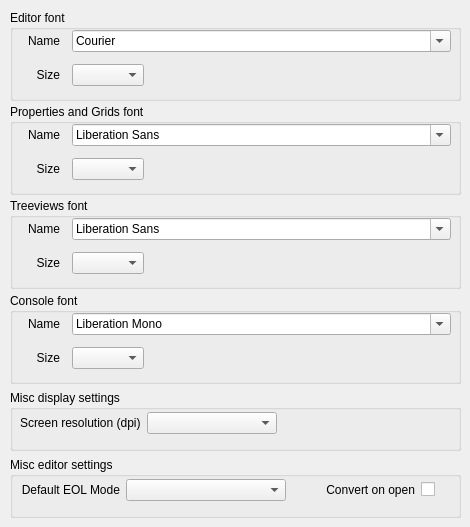
   <widget class="QWidget" name="tab_5">
    <attribute name="title">
     <string>Appearance</string>
    </attribute>
    <widget class="QGroupBox" name="groupBox_5">
     <property name="geometry">
      <rect>
       <x>10</x>
       <y>10</y>
       <width>451</width>
       <height>91</height>
      </rect>
     </property>
     <property name="title">
      <string>Editor font</string>
     </property>
     <widget class="QWidget" name="formLayoutWidget">
      <property name="geometry">
       <rect>
        <x>10</x>
        <y>20</y>
        <width>431</width>
        <height>64</height>
       </rect>
      </property>
      <layout class="QFormLayout" name="formLayout">
       <property name="horizontalSpacing">
        <number>12</number>
       </property>
       <property name="verticalSpacing">
        <number>12</number>
       </property>
       <item row="0" column="0">
        <widget class="QLabel" name="label_3">
         <property name="sizePolicy">
          <sizepolicy hsizetype="Fixed" vsizetype="Preferred">
           <horstretch>0</horstretch>
           <verstretch>0</verstretch>
          </sizepolicy>
         </property>
         <property name="minimumSize">
          <size>
           <width>40</width>
           <height>0</height>
          </size>
         </property>
         <property name="text">
          <string>Name</string>
         </property>
         <property name="alignment">
          <set>Qt::AlignRight|Qt::AlignTrailing|Qt::AlignVCenter</set>
         </property>
        </widget>
       </item>
       <item row="0" column="1">
        <layout class="QHBoxLayout" name="horizontalLayout">
         <item>
          <widget class="QFontComboBox" name="cbEditorFontName">
           <property name="fontFilters">
            <set>QFontComboBox::MonospacedFonts</set>
           </property>
          </widget>
         </item>
        </layout>
       </item>
       <item row="1" column="0">
        <widget class="QLabel" name="label_4">
         <property name="sizePolicy">
          <sizepolicy hsizetype="Minimum" vsizetype="Preferred">
           <horstretch>0</horstretch>
           <verstretch>0</verstretch>
          </sizepolicy>
         </property>
         <property name="minimumSize">
          <size>
           <width>40</width>
           <height>0</height>
          </size>
         </property>
         <property name="text">
          <string>Size</string>
         </property>
         <property name="alignment">
          <set>Qt::AlignRight|Qt::AlignTrailing|Qt::AlignVCenter</set>
         </property>
        </widget>
       </item>
       <item row="1" column="1">
        <widget class="QComboBox" name="cbEditorFontSize">
         <property name="sizePolicy">
          <sizepolicy hsizetype="Fixed" vsizetype="Fixed">
           <horstretch>0</horstretch>
           <verstretch>0</verstretch>
          </sizepolicy>
         </property>
         <property name="minimumSize">
          <size>
           <width>50</width>
           <height>0</height>
          </size>
         </property>
        </widget>
       </item>
      </layout>
     </widget>
    </widget>
    <widget class="QGroupBox" name="groupBox_6">
     <property name="geometry">
      <rect>
       <x>10</x>
       <y>104</y>
       <width>451</width>
       <height>91</height>
      </rect>
     </property>
     <property name="title">
      <string>Properties and Grids font</string>
     </property>
     <widget class="QWidget" name="formLayoutWidget_2">
      <property name="geometry">
       <rect>
        <x>10</x>
        <y>20</y>
        <width>431</width>
        <height>64</height>
       </rect>
      </property>
      <layout class="QFormLayout" name="formLayout_2">
       <property name="horizontalSpacing">
        <number>12</number>
       </property>
       <property name="verticalSpacing">
        <number>12</number>
       </property>
       <item row="0" column="0">
        <widget class="QLabel" name="label_5">
         <property name="sizePolicy">
          <sizepolicy hsizetype="Fixed" vsizetype="Preferred">
           <horstretch>0</horstretch>
           <verstretch>0</verstretch>
          </sizepolicy>
         </property>
         <property name="minimumSize">
          <size>
           <width>40</width>
           <height>0</height>
          </size>
         </property>
         <property name="text">
          <string>Name</string>
         </property>
         <property name="alignment">
          <set>Qt::AlignRight|Qt::AlignTrailing|Qt::AlignVCenter</set>
         </property>
        </widget>
       </item>
       <item row="0" column="1">
        <layout class="QHBoxLayout" name="horizontalLayout_2">
         <item>
          <widget class="QFontComboBox" name="cbGridFontName"/>
         </item>
        </layout>
       </item>
       <item row="1" column="0">
        <widget class="QLabel" name="label_6">
         <property name="sizePolicy">
          <sizepolicy hsizetype="Minimum" vsizetype="Preferred">
           <horstretch>0</horstretch>
           <verstretch>0</verstretch>
          </sizepolicy>
         </property>
         <property name="minimumSize">
          <size>
           <width>40</width>
           <height>0</height>
          </size>
         </property>
         <property name="text">
          <string>Size</string>
         </property>
         <property name="alignment">
          <set>Qt::AlignRight|Qt::AlignTrailing|Qt::AlignVCenter</set>
         </property>
        </widget>
       </item>
       <item row="1" column="1">
        <widget class="QComboBox" name="cbGridFontSize">
         <property name="sizePolicy">
          <sizepolicy hsizetype="Fixed" vsizetype="Fixed">
           <horstretch>0</horstretch>
           <verstretch>0</verstretch>
          </sizepolicy>
         </property>
         <property name="minimumSize">
          <size>
           <width>50</width>
           <height>0</height>
          </size>
         </property>
        </widget>
       </item>
      </layout>
     </widget>
    </widget>
    <widget class="QGroupBox" name="groupBox_7">
     <property name="geometry">
      <rect>
       <x>10</x>
       <y>457</y>
       <width>451</width>
       <height>61</height>
      </rect>
     </property>
     <property name="title">
      <string>Misc editor settings</string>
     </property>
     <widget class="QWidget" name="horizontalLayoutWidget">
      <property name="geometry">
       <rect>
        <x>10</x>
        <y>20</y>
        <width>431</width>
        <height>26</height>
       </rect>
      </property>
      <layout class="QHBoxLayout" name="horizontalLayout_3">
       <item>
        <widget class="QLabel" name="label_7">
         <property name="maximumSize">
          <size>
           <width>100</width>
           <height>16777207</height>
          </size>
         </property>
         <property name="text">
          <string>Default EOL Mode</string>
         </property>
         <property name="alignment">
          <set>Qt::AlignRight|Qt::AlignTrailing|Qt::AlignVCenter</set>
         </property>
        </widget>
       </item>
       <item>
        <widget class="QComboBox" name="cbEolMode"/>
       </item>
       <item>
        <widget class="QCheckBox" name="cbConvertOnOpen">
         <property name="layoutDirection">
          <enum>Qt::RightToLeft</enum>
         </property>
         <property name="styleSheet">
          <string notr="true">margin-right:16px</string>
         </property>
         <property name="text">
          <string>Convert on open</string>
         </property>
        </widget>
       </item>
      </layout>
     </widget>
    </widget>
    <widget class="QGroupBox" name="groupBox_8">
     <property name="geometry">
      <rect>
       <x>10</x>
       <y>198</y>
       <width>451</width>
       <height>91</height>
      </rect>
     </property>
     <property name="title">
      <string>Treeviews font</string>
     </property>
     <widget class="QWidget" name="formLayoutWidget_3">
      <property name="geometry">
       <rect>
        <x>10</x>
        <y>20</y>
        <width>431</width>
        <height>64</height>
       </rect>
      </property>
      <layout class="QFormLayout" name="formLayout_3">
       <property name="horizontalSpacing">
        <number>12</number>
       </property>
       <property name="verticalSpacing">
        <number>12</number>
       </property>
       <item row="0" column="0">
        <widget class="QLabel" name="label_12">
         <property name="sizePolicy">
          <sizepolicy hsizetype="Fixed" vsizetype="Preferred">
           <horstretch>0</horstretch>
           <verstretch>0</verstretch>
          </sizepolicy>
         </property>
         <property name="minimumSize">
          <size>
           <width>40</width>
           <height>0</height>
          </size>
         </property>
         <property name="text">
          <string>Name</string>
         </property>
         <property name="alignment">
          <set>Qt::AlignRight|Qt::AlignTrailing|Qt::AlignVCenter</set>
         </property>
        </widget>
       </item>
       <item row="0" column="1">
        <layout class="QHBoxLayout" name="horizontalLayout_4">
         <item>
          <widget class="QFontComboBox" name="cbTreeviewFontName"/>
         </item>
        </layout>
       </item>
       <item row="1" column="0">
        <widget class="QLabel" name="label_14">
         <property name="sizePolicy">
          <sizepolicy hsizetype="Minimum" vsizetype="Preferred">
           <horstretch>0</horstretch>
           <verstretch>0</verstretch>
          </sizepolicy>
         </property>
         <property name="minimumSize">
          <size>
           <width>40</width>
           <height>0</height>
          </size>
         </property>
         <property name="text">
          <string>Size</string>
         </property>
         <property name="alignment">
          <set>Qt::AlignRight|Qt::AlignTrailing|Qt::AlignVCenter</set>
         </property>
        </widget>
       </item>
       <item row="1" column="1">
        <widget class="QComboBox" name="cbTreeviewFontSize">
         <property name="sizePolicy">
          <sizepolicy hsizetype="Fixed" vsizetype="Fixed">
           <horstretch>0</horstretch>
           <verstretch>0</verstretch>
          </sizepolicy>
         </property>
         <property name="minimumSize">
          <size>
           <width>50</width>
           <height>0</height>
          </size>
         </property>
        </widget>
       </item>
      </layout>
     </widget>
    </widget>
    <widget class="QGroupBox" name="groupBox_9">
     <property name="geometry">
      <rect>
       <x>10</x>
       <y>293</y>
       <width>451</width>
       <height>91</height>
      </rect>
     </property>
     <property name="title">
      <string>Console font</string>
     </property>
     <widget class="QWidget" name="formLayoutWidget_5">
      <property name="geometry">
       <rect>
        <x>10</x>
        <y>20</y>
        <width>431</width>
        <height>64</height>
       </rect>
      </property>
      <layout class="QFormLayout" name="formLayout_5">
       <property name="horizontalSpacing">
        <number>12</number>
       </property>
       <property name="verticalSpacing">
        <number>12</number>
       </property>
       <item row="0" column="0">
        <widget class="QLabel" name="label_18">
         <property name="sizePolicy">
          <sizepolicy hsizetype="Fixed" vsizetype="Preferred">
           <horstretch>0</horstretch>
           <verstretch>0</verstretch>
          </sizepolicy>
         </property>
         <property name="minimumSize">
          <size>
           <width>40</width>
           <height>0</height>
          </size>
         </property>
         <property name="text">
          <string>Name</string>
         </property>
         <property name="alignment">
          <set>Qt::AlignRight|Qt::AlignTrailing|Qt::AlignVCenter</set>
         </property>
        </widget>
       </item>
       <item row="0" column="1">
        <layout class="QHBoxLayout" name="horizontalLayout_9">
         <item>
          <widget class="QFontComboBox" name="cbConsoleFontName">
           <property name="currentFont">
            <font>
             <family>Consolas</family>
            </font>
           </property>
          </widget>
         </item>
        </layout>
       </item>
       <item row="1" column="0">
        <widget class="QLabel" name="label_19">
         <property name="sizePolicy">
          <sizepolicy hsizetype="Minimum" vsizetype="Preferred">
           <horstretch>0</horstretch>
           <verstretch>0</verstretch>
          </sizepolicy>
         </property>
         <property name="minimumSize">
          <size>
           <width>40</width>
           <height>0</height>
          </size>
         </property>
         <property name="text">
          <string>Size</string>
         </property>
         <property name="alignment">
          <set>Qt::AlignRight|Qt::AlignTrailing|Qt::AlignVCenter</set>
         </property>
        </widget>
       </item>
       <item row="1" column="1">
        <widget class="QComboBox" name="cbConsoleFontSize">
         <property name="sizePolicy">
          <sizepolicy hsizetype="Fixed" vsizetype="Fixed">
           <horstretch>0</horstretch>
           <verstretch>0</verstretch>
          </sizepolicy>
         </property>
         <property name="minimumSize">
          <size>
           <width>50</width>
           <height>0</height>
          </size>
         </property>
        </widget>
       </item>
      </layout>
     </widget>
    </widget>
    <widget class="QGroupBox" name="groupBox_10">
     <property name="geometry">
      <rect>
       <x>10</x>
       <y>390</y>
       <width>451</width>
       <height>61</height>
      </rect>
     </property>
     <property name="title">
      <string>Misc display settings</string>
     </property>
     <widget class="QWidget" name="gridLayoutWidget">
      <property name="geometry">
       <rect>
        <x>10</x>
        <y>20</y>
        <width>431</width>
        <height>26</height>
       </rect>
      </property>
      <layout class="QGridLayout" name="gridLayout">
       <item row="1" column="0">
        <widget class="QLabel" name="label_10">
         <property name="text">
          <string>Screen resolution (dpi)</string>
         </property>
        </widget>
       </item>
       <item row="1" column="1">
        <widget class="QComboBox" name="cbScreenRes">
         <property name="minimumSize">
          <size>
           <width>130</width>
           <height>0</height>
          </size>
         </property>
         <property name="maximumSize">
          <size>
           <width>130</width>
           <height>16777215</height>
          </size>
         </property>
        </widget>
       </item>
       <item row="1" column="2">
        <spacer name="horizontalSpacer">
         <property name="orientation">
          <enum>Qt::Horizontal</enum>
         </property>
         <property name="sizeHint" stdset="0">
          <size>
           <width>40</width>
           <height>20</height>
          </size>
         </property>
        </spacer>
       </item>
      </layout>
     </widget>
    </widget>
   </widget>
